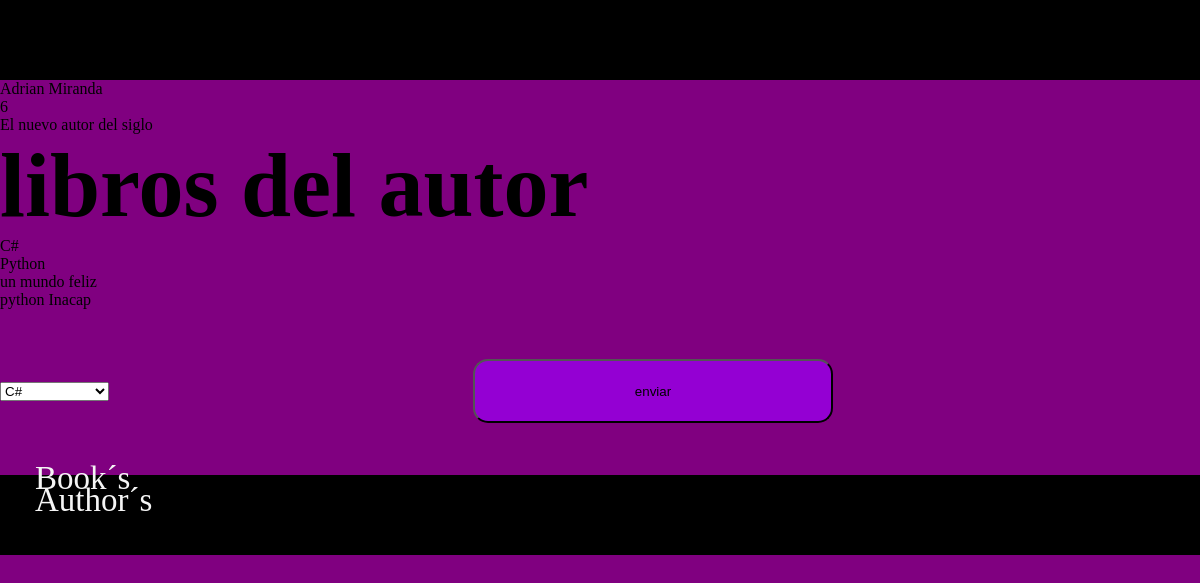
The page /author/6 on the database its author committed.
### books_authors_app/models.py (models this page shows, shortened)
class Author(models.Model):
    first_name = models.CharField(max_length = 45)
    last_name = models.CharField(max_length = 45)
    created_at = models.DateTimeField(auto_now_add=True)
    updated_at = models.DateTimeField(auto_now_add=True)
    notas = models.CharField(max_length = 255)
    books = models.ManyToManyField(Book, related_name='authors')

class Book(models.Model):
    title = models.CharField(max_length = 255)
    desc = models.TextField()
    created_at = models.DateTimeField(auto_now_add=True)
    updated_at = models.DateTimeField(auto_now_add=True)

### books_authors_app/views.py (the view)
# urls.py: path('author/<int:id>', views.author),
def author(request, id):
    autor = Author.objects.get(id = id)
    libro = Book.objects.all
    if request.method == 'GET':
        contexto = {
            'autor' : autor,
            'libro' : libro
            }
        return render(request, 'books_authors_app/author.html', contexto)
    if request.method == 'POST':
        libro = Book.objects.get(id = request.POST['opcion'])
        autor.books.add(libro)
        return redirect(f'/author/{id}')

### books_authors_app/templates/books_authors_app/author.html (shortened to what this page needs)
<!DOCTYPE html>
<html lang="en">
<head>
    {%load static%}
    <link rel="stylesheet" href="{% static 'css/miGrilla.css' %}">
    <link rel="stylesheet" href="{% static 'css/style.css' %}">
</head>
<body>
    <div class="container__fluid">
        <div class="row">
            <div class="col md-12 lg-12 xl-12 xxl-12 futura_navbar"></div>
        </div>
    <div>
        {{autor.first_name}} {{autor.last_name}}
        <br>
        {{autor.id}}
        <br>
        {{autor.notas}}
        <br>
        <h1>libros del autor</h1>
        {%for libros in autor.books.all %}
            {{libros.title}}
            <br>
        {%endfor%}
    </div>
    <div>
        <form action="" method="POST">
            <select name="opcion" id="">
                {%for libros in libro %}
                    <option value="{{libros.id}}">{{libros.title}}</option>
                {%endfor%}
            </select>
            <button type="submit">enviar</button>
        </form>
    </div>
    <div class="container__fluid">
        <div class="row">
            <div class="col md-12 lg-12 xl-12 xxl-12 futuro_footer">
                <ul>
                    <li><p class="footer"><a href="/" class="footer">Book´s</a></p></li>
                    <li><p class="footer"><a href="authors" class="footer">Author´s</a></p></li>
                </ul>
            </div>
        </div>
    </div>
</body>
</html>

### books_authors_app/static/css/miGrilla.css (style rules this page uses)
* { margin: 0; padding: 0; }
body { box-sizing: border-box; }
.container__fluid { display: block; width: 100%; margin: 0px auto; padding: 0px; }
.row { clear: both; }
.col { float: left; }
@media only screen and (min-width: 1200px) and (max-width:1399px) { .xl-12 { width: 100%; } }

### books_authors_app/static/css/style.css (style rules this page uses)
body { background-color: purple; }
h1 { font-size: 90px; }
p { margin: 0 0 0 35px; font-size: 23px; display: inline-block; text-align: center; }
a { text-decoration: none; color: black; }
.futura_navbar { height: 10vh; background-color: black; }
button { margin:50px 30% 0 30%; border-radius: 15px 15px 15px 15px ; background-color: darkviolet; width: 30%; height: 8vh; }
.futuro_footer { height: 10vh; background-color: black; margin-top: 52px; }
.footer { font-size: 33px; color: whitesmoke; margin-top: -15px; }

### rows shown on the page
Author: first_name "Adrian", last_name "Miranda", id "6", notas "El nuevo autor del siglo"
Book: title "C#"
Book: title "Python"
Book: title "un mundo feliz"
Book: title "python Inacap"

### other values the page prints
form field opcion "C#"
